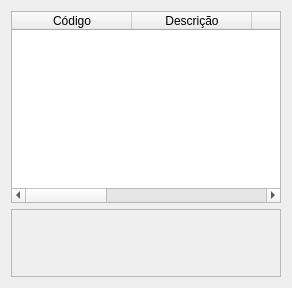
      <widget class="QWidget" name="subClientes">
       <property name="windowTitle">
        <string>Clientes</string>
       </property>
       <layout class="QVBoxLayout" name="verticalLayout_7">
        <item>
         <widget class="QTableWidget" name="gridClientes">
          <attribute name="horizontalHeaderDefaultSectionSize">
           <number>120</number>
          </attribute>
          <attribute name="horizontalHeaderMinimumSectionSize">
           <number>100</number>
          </attribute>
          <column>
           <property name="text">
            <string>Código</string>
           </property>
          </column>
          <column>
           <property name="text">
            <string>Descrição</string>
           </property>
          </column>
          <column>
           <property name="text">
            <string>Inscrição</string>
           </property>
          </column>
          <column>
           <property name="text">
            <string>Telefone</string>
           </property>
          </column>
          <column>
           <property name="text">
            <string>Email</string>
           </property>
          </column>
          <column>
           <property name="text">
            <string>Endereço</string>
           </property>
          </column>
         </widget>
        </item>
        <item>
         <widget class="QFrame" name="fraBotoesClientes">
          <property name="frameShape">
           <enum>QFrame::StyledPanel</enum>
          </property>
          <property name="frameShadow">
           <enum>QFrame::Raised</enum>
          </property>
          <layout class="QHBoxLayout" name="horizontalLayout_7">
           <item>
            <widget class="QPushButton" name="btnInserirClientes">
             <property name="minimumSize">
              <size>
               <width>48</width>
               <height>48</height>
              </size>
             </property>
             <property name="maximumSize">
              <size>
               <width>48</width>
               <height>48</height>
              </size>
             </property>
             <property name="styleSheet">
              <string notr="true">background-color: transparent; 
border: none;</string>
             </property>
             <property name="text">
              <string/>
             </property>
             <property name="icon">
              <iconset resource="../icons/2_.qrc">
               <normaloff>:/icons/2x/insert.png</normaloff>:/icons/2x/insert.png</iconset>
             </property>
             <property name="iconSize">
              <size>
               <width>48</width>
               <height>48</height>
              </size>
             </property>
            </widget>
           </item>
           <item>
            <widget class="QPushButton" name="btnEditarClientes">
             <property name="minimumSize">
              <size>
               <width>48</width>
               <height>48</height>
              </size>
             </property>
             <property name="styleSheet">
              <string notr="true">background-color: transparent; 
border: none;</string>
             </property>
             <property name="text">
              <string/>
             </property>
             <property name="icon">
              <iconset resource="../icons/2_.qrc">
               <normaloff>:/icons/2x/edit.png</normaloff>:/icons/2x/edit.png</iconset>
             </property>
             <property name="iconSize">
              <size>
               <width>36</width>
               <height>36</height>
              </size>
             </property>
            </widget>
           </item>
           <item>
            <widget class="QPushButton" name="btnExcluirClientes">
             <property name="minimumSize">
              <size>
               <width>48</width>
               <height>48</height>
              </size>
             </property>
             <property name="styleSheet">
              <string notr="true">background-color: transparent; 
border: none;</string>
             </property>
             <property name="text">
              <string/>
             </property>
             <property name="icon">
              <iconset resource="../icons/2_.qrc">
               <normaloff>:/icons/2x/delete.png</normaloff>:/icons/2x/delete.png</iconset>
             </property>
             <property name="iconSize">
              <size>
               <width>36</width>
               <height>36</height>
              </size>
             </property>
            </widget>
           </item>
           <item>
            <spacer name="horizontalSpacer_7">
             <property name="orientation">
              <enum>Qt::Horizontal</enum>
             </property>
             <property name="sizeHint" stdset="0">
              <size>
               <width>40</width>
               <height>20</height>
              </size>
             </property>
            </spacer>
           </item>
           <item>
            <widget class="QPushButton" name="btnFecharClientes">
             <property name="minimumSize">
              <size>
               <width>48</width>
               <height>48</height>
              </size>
             </property>
             <property name="maximumSize">
              <size>
               <width>48</width>
               <height>48</height>
              </size>
             </property>
             <property name="styleSheet">
              <string notr="true">background-color: transparent; 
border: none;</string>
             </property>
             <property name="text">
              <string/>
             </property>
             <property name="icon">
              <iconset resource="../icons/2_.qrc">
               <normaloff>:/icons/2x/close.png</normaloff>:/icons/2x/close.png</iconset>
             </property>
             <property name="iconSize">
              <size>
               <width>40</width>
               <height>40</height>
              </size>
             </property>
            </widget>
           </item>
          </layout>
         </widget>
        </item>
       </layout>
      </widget>
